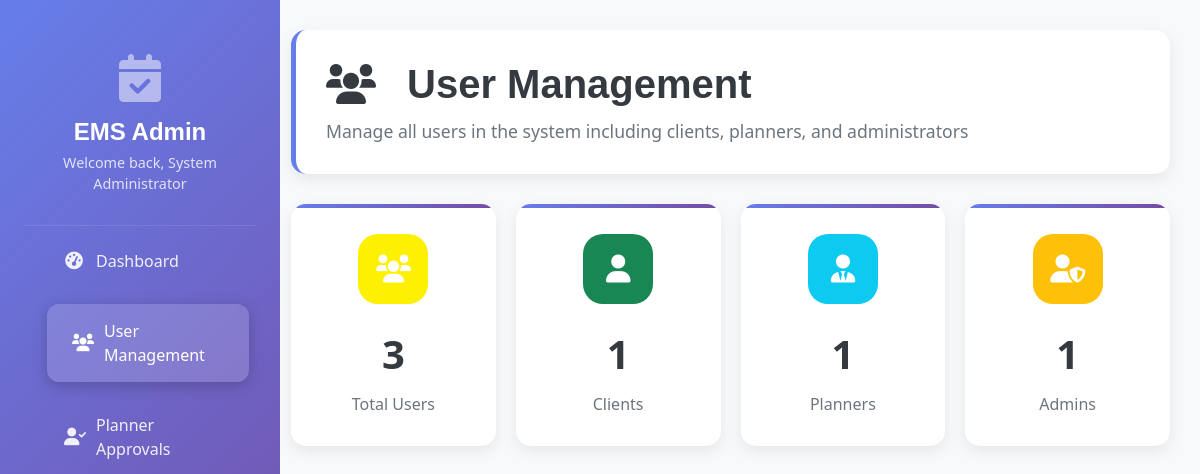
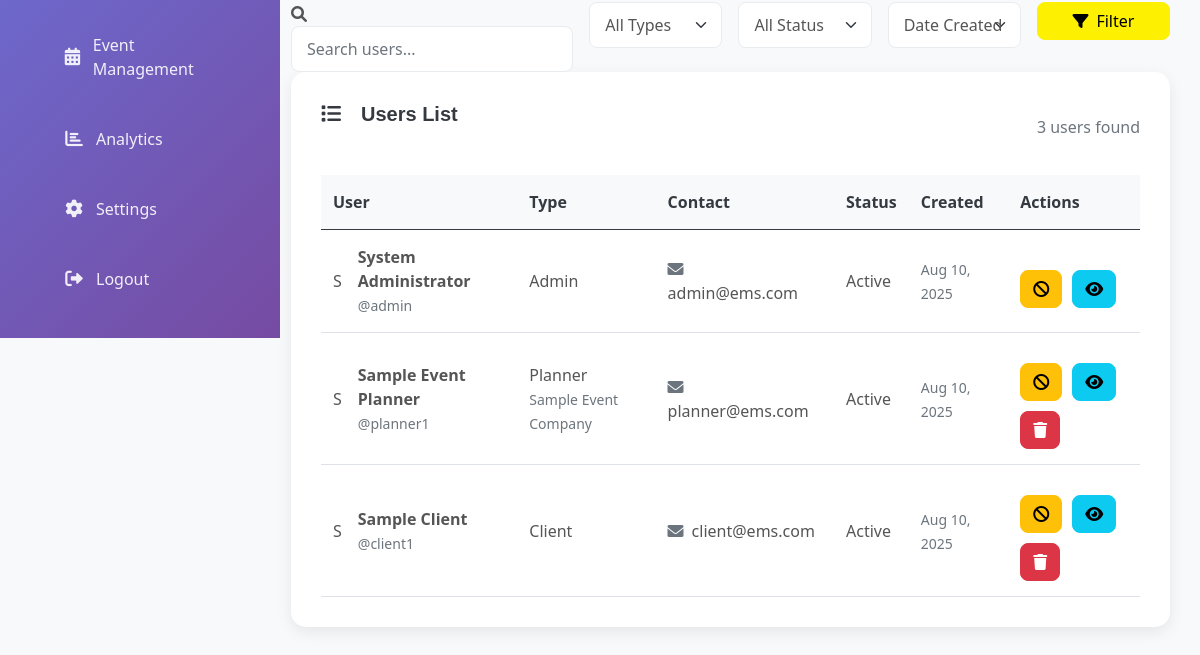
/admin/user_management.php (signed in), run on an earlier commit of the app's database (2 pictures, top to bottom).
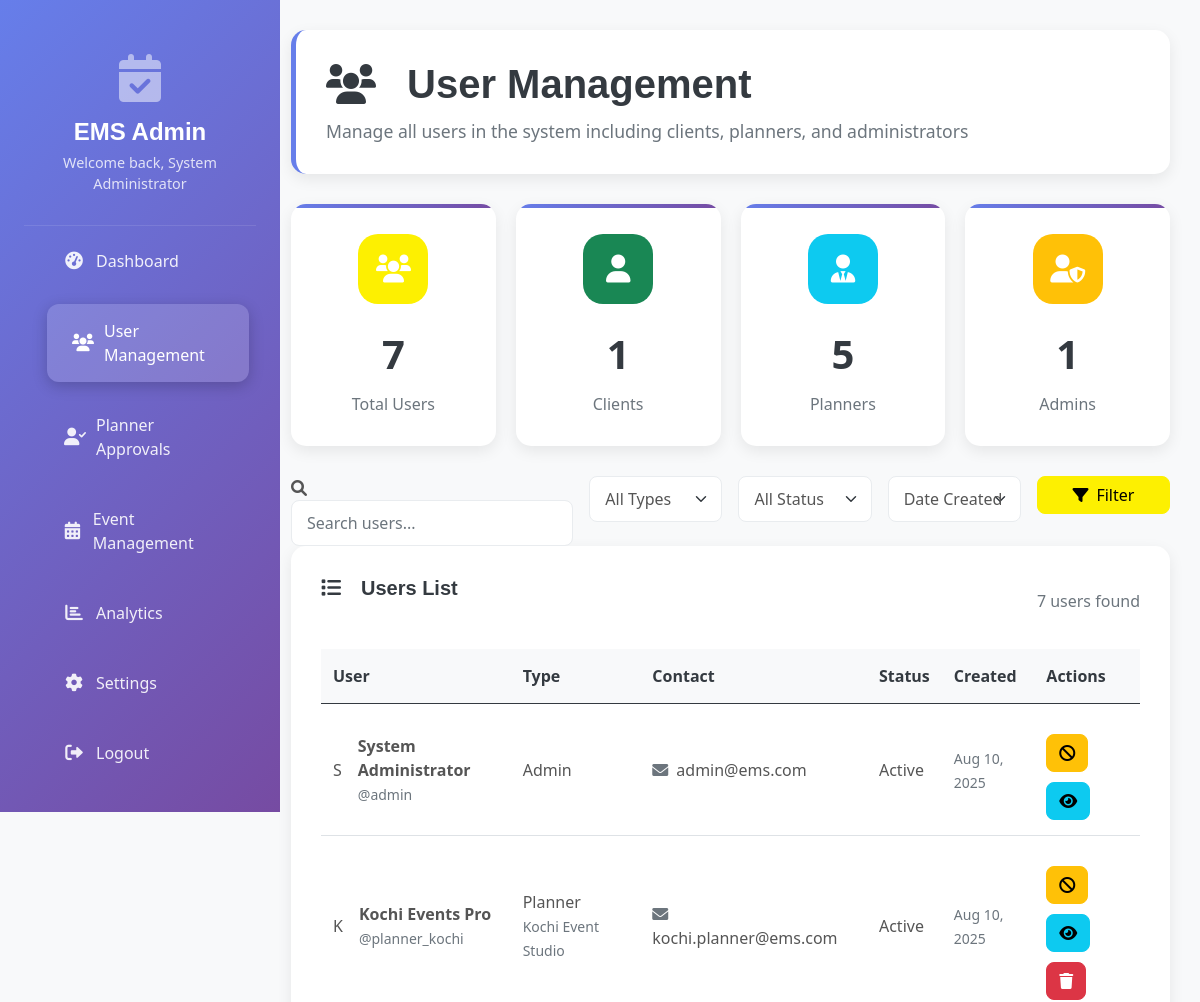
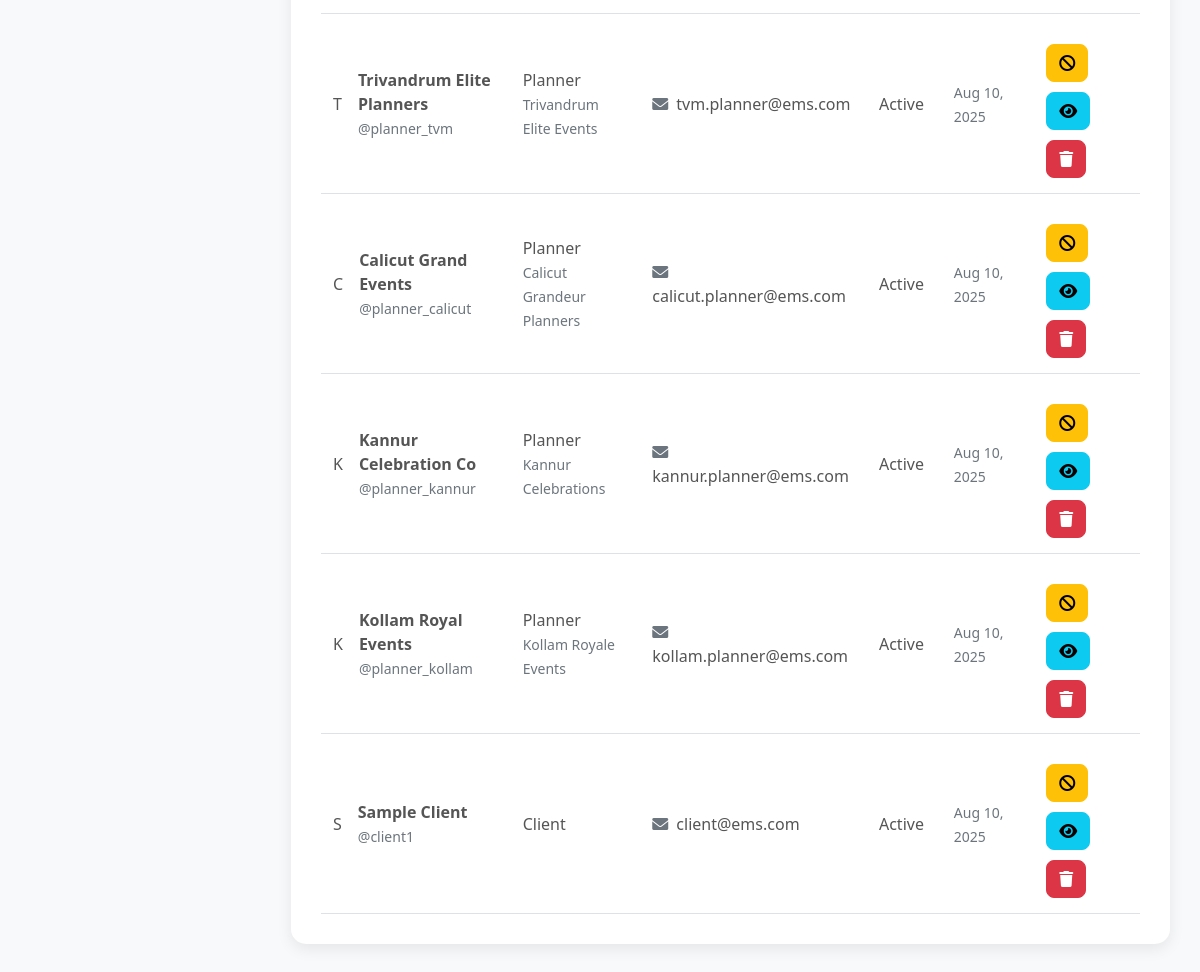
And on a later commit of the database (2 pictures, top to bottom).
### tables this page shows
CREATE TABLE users (
    id INT PRIMARY KEY AUTO_INCREMENT,
    username VARCHAR(50) UNIQUE NOT NULL,
    email VARCHAR(100) UNIQUE NOT NULL,
    password VARCHAR(255) NOT NULL,
    full_name VARCHAR(100) NOT NULL,
    user_type ENUM('admin', 'planner', 'client') NOT NULL,
    phone VARCHAR(20),
    address TEXT,
    profile_image VARCHAR(255),
    status ENUM('active', 'inactive', 'pending') DEFAULT 'active',
    created_at TIMESTAMP DEFAULT CURRENT_TIMESTAMP,
    updated_at TIMESTAMP DEFAULT CURRENT_TIMESTAMP ON UPDATE CURRENT_TIMESTAMP
);

CREATE TABLE planners (
    id INT PRIMARY KEY AUTO_INCREMENT,
    user_id INT NOT NULL,
    company_name VARCHAR(100),
    specialization TEXT,
    experience_years INT,
    portfolio_description TEXT,
    hourly_rate DECIMAL(10,2),
    rating DECIMAL(3,2) DEFAULT 0.00,
    total_reviews INT DEFAULT 0,
    is_verified BOOLEAN DEFAULT FALSE,
    approval_status ENUM('pending', 'approved', 'rejected') DEFAULT 'pending',
    availability BOOLEAN DEFAULT TRUE,
    location VARCHAR(255),
    bio TEXT,
    services_offered TEXT,
    portfolio TEXT,
    FOREIGN KEY (user_id) REFERENCES users(id) ON DELETE CASCADE
);

### admin/user_management.php (the view, shortened to what the rows shown need)
<?php
require_once '../includes/db.php';
require_once '../includes/functions.php';
$sort_by = $_GET['sort'] ?? 'created_at';
$sort_order = $_GET['order'] ?? 'DESC';
$where_conditions = [];
$params = [];
$param_types = '';
$where_clause = !empty($where_conditions) ? 'WHERE ' . implode(' AND ', $where_conditions) : '';
$per_page = 20;
$page = max(1, $_GET['page'] ?? 1);
$offset = ($page - 1) * $per_page;
$query = "SELECT u.*, p.company_name, p.specialization, p.experience_years, p.approval_status
          FROM users u
          LEFT JOIN planners p ON u.id = p.user_id
          $where_clause
          ORDER BY u.$sort_by $sort_order
          LIMIT $per_page OFFSET $offset";
if (!empty($params)) {
    $stmt = $conn->prepare($query);
    $stmt->bind_param($param_types, ...$params);
    $stmt->execute();
    $result = $stmt->get_result();
} else {
    $result = $conn->query($query);
}
$users = [];
while ($row = $result->fetch_assoc()) {
    $users[] = $row;
}
?>
<!DOCTYPE html>
<html lang="en">
<head>
    <link href="../assets/css/bootstrap.min.css" rel="stylesheet">
    <link href="../assets/css/admin-style.css" rel="stylesheet">
    <link href="https://cdnjs.cloudflare.com/ajax/libs/font-awesome/6.0.0/css/all.min.css" rel="stylesheet">
</head>
<body>
    <div class="container-fluid">
        <div class="row">
            <div class="col-md-9 col-lg-10 px-0">
                <div class="main-content">
                    <div class="page-header">
                        <h1><i class="fas fa-users me-3"></i>User Management</h1>
                    </div>
                    <div class="table-container">
                        <div class="table-responsive">
                            <table class="table table-hover">
                                <thead>
                                    <tr>
                                        <th>User</th>
                                        <th>Type</th>
                                        <th>Contact</th>
                                        <th>Status</th>
                                        <th>Created</th>
                                        <th>Actions</th>
                                    </tr>
                                </thead>
                                <tbody>
                                    <?php if (empty($users)): ?>
                                        <tr>
                                            <td colspan="6" class="text-center py-4">
                                                <i class="fas fa-search fa-3x text-muted mb-3"></i>
                                                <p class="text-muted">No users found matching your criteria</p>
                                            </td>
                                        </tr>
                                    <?php else: ?>
                                        <?php foreach ($users as $user): ?>
                                        <tr>
                                            <td>
                                                <div class="d-flex align-items-center">
                                                    <div class="user-avatar me-3">
                                                        <?php echo strtoupper(substr($user['full_name'], 0, 1)); ?>
                                                    </div>
                                                    <div>
                                                        <strong><?php echo htmlspecialchars($user['full_name']); ?></strong>
                                                        <br><small class="text-muted">@<?php echo htmlspecialchars($user['username']); ?></small>
                                                    </div>
                                                </div>
                                            </td>
                                            <td>
                                                <span class="user-type-badge user-type-<?php echo $user['user_type']; ?>">
                                                    <?php echo ucfirst($user['user_type']); ?>
                                                </span>
                                                <?php if ($user['user_type'] === 'planner' && isset($user['company_name'])): ?>
                                                    <br><small class="text-muted"><?php echo htmlspecialchars($user['company_name']); ?></small>
                                                <?php endif; ?>
                                            </td>
                                            <td>
                                                <div><i class="fas fa-envelope me-2 text-muted"></i><?php echo htmlspecialchars($user['email']); ?></div>
                                            </td>
                                            <td>
                                                <span class="status-badge status-<?php echo $user['status']; ?>">
                                                    <?php echo ucfirst($user['status']); ?>
                                                </span>
                                            </td>
                                            <td>
                                                <small class="text-muted">
                                                    <?php echo date('M d, Y', strtotime($user['created_at'])); ?>
                                                </small>
                                            </td>
                                            <td>
                                                <div class="action-buttons">
                                                    <?php if ($user['status'] === 'active'): ?>
                                                        <button class="btn btn-warning btn-action" onclick="blockUser(<?php echo $user['id']; ?>)">
                                                            <i class="fas fa-ban"></i>
                                                        </button>
                                                    <?php elseif ($user['status'] === 'blocked'): ?>
                                                        <button class="btn btn-success btn-action" onclick="activateUser(<?php echo $user['id']; ?>)">
                                                            <i class="fas fa-check"></i>
                                                        </button>
                                                    <?php endif; ?>
                                                    <button class="btn btn-info btn-action" onclick="viewUser(<?php echo $user['id']; ?>)">
                                                        <i class="fas fa-eye"></i>
                                                    </button>
                                                    <?php if ($user['user_type'] !== 'admin'): ?>
                                                        <button class="btn btn-danger btn-action" onclick="deleteUser(<?php echo $user['id']; ?>)">
                                                            <i class="fas fa-trash"></i>
                                                        </button>
                                                    <?php endif; ?>
                                                </div>
                                            </td>
                                        </tr>
                                        <?php endforeach; ?>
                                    <?php endif; ?>
                                </tbody>
                            </table>
                        </div>
                    </div>
                </div>
            </div>
        </div>
    </div>
</body>
</html>

What changed in the data, as far as the page shows it:
changed planners: user.full_name "S" → "K"; user.full_name "Sample Event Planner" → "Kochi Events Pro"; user.username "planner1" → "planner_kochi"; company_name "Sample Event Company" → "Kochi Event Studio"; user.email "planner@ems.com" → "kochi.planner@ems.com"
added planners: user.full_name "T", user.full_name "Trivandrum Elite Planners", user.username "planner_tvm", user.user_type "Planner", company_name "Trivandrum Elite Events", user.email "tvm.planner@ems.com", user.status "Active", user.created_at "Aug 10, 2025"
added planners: user.full_name "C", user.full_name "Calicut Grand Events", user.username "planner_calicut", user.user_type "Planner", company_name "Calicut Grandeur Planners", user.email "calicut.planner@ems.com", user.status "Active", user.created_at "Aug 10, 2025"
added planners: user.full_name "K", user.full_name "Kannur Celebration Co", user.username "planner_kannur", user.user_type "Planner", company_name "Kannur Celebrations", user.email "kannur.planner@ems.com", user.status "Active", user.created_at "Aug 10, 2025"
added planners: user.full_name "K", user.full_name "Kollam Royal Events", user.username "planner_kollam", user.user_type "Planner", company_name "Kollam Royale Events", user.email "kollam.planner@ems.com", user.status "Active", user.created_at "Aug 10, 2025"
Also different on the page:
array_sum($user_type_counts): "3" → "7"
$user_type_counts['planner']: "1" → "5"
$total_users: "3" → "7"
